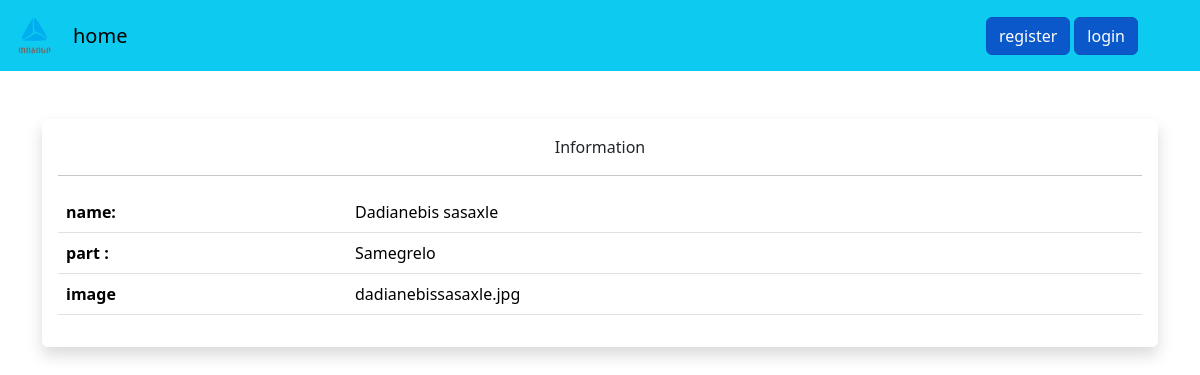
Screenshot of /view_card/1 with the database file from the repository.
### models.py (models this page shows)
class AddCard(db.Model, UserMixin) :
    __tablename__ ="Add_Cards"
    id = db.Column(db.Integer(), primary_key=True)
    name = db.Column(db.String())
    part = db.Column(db.String())
    img = db.Column(db.String())

### routes.py (the view)
@app.route("/view_card/<int:card_id>")
def view_card(card_id):
    card = db.session.get(AddCard, card_id)
    return render_template("view_card.html", card=card)

### templates/view_card.html
{% extends "base.html" %}
{% block container %}
<div class="container bg-white mt-5 p-3 rounded shadow" style="...">
    <p style="text-align: center;">Information</p>
    <hr>
    <table class="table">
        <tr>
            <th>name:</th>
            <td>{{card["name"]}}</td>
        </tr>
        <tr>
            <th>part :</th>
            <td>{{card["part"]}}</td>
        </tr>
        <tr>
            <th>image</th>
            <td>{{card["img"]}}</td>
        </tr>
    </table>
</div>
{% endblock %}

### rows the page displays
AddCard: name "Dadianebis sasaxle", part "Samegrelo", img "dadianebissasaxle.jpg"
